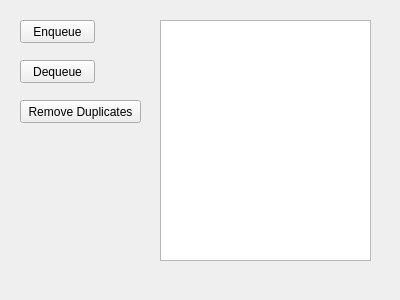
<?xml version="1.0" encoding="UTF-8"?>
<ui version="4.0">
 <class>MainWindow</class>
 <widget class="QMainWindow" name="MainWindow">
  <property name="geometry">
   <rect>
    <x>0</x>
    <y>0</y>
    <width>400</width>
    <height>300</height>
   </rect>
  </property>
  <property name="windowTitle">
   <string>Queue Example</string>
  </property>
  <widget class="QWidget" name="centralwidget">
   <widget class="QPushButton" name="enqueueButton">
    <property name="geometry">
     <rect>
      <x>20</x>
      <y>20</y>
      <width>75</width>
      <height>23</height>
     </rect>
    </property>
    <property name="text">
     <string>Enqueue</string>
    </property>
   </widget>
   <widget class="QPushButton" name="dequeueButton">
    <property name="geometry">
     <rect>
      <x>20</x>
      <y>60</y>
      <width>75</width>
      <height>23</height>
     </rect>
    </property>
    <property name="text">
     <string>Dequeue</string>
    </property>
   </widget>
   <widget class="QPushButton" name="removeDuplicatesButton">
    <property name="geometry">
     <rect>
      <x>20</x>
      <y>100</y>
      <width>121</width>
      <height>23</height>
     </rect>
    </property>
    <property name="text">
     <string>Remove Duplicates</string>
    </property>
   </widget>
   <widget class="QListWidget" name="listWidget">
    <property name="geometry">
     <rect>
      <x>160</x>
      <y>20</y>
      <width>211</width>
      <height>241</height>
     </rect>
    </property>
   </widget>
  </widget>
 </widget>
 <resources/>
 <connections/>
</ui>
